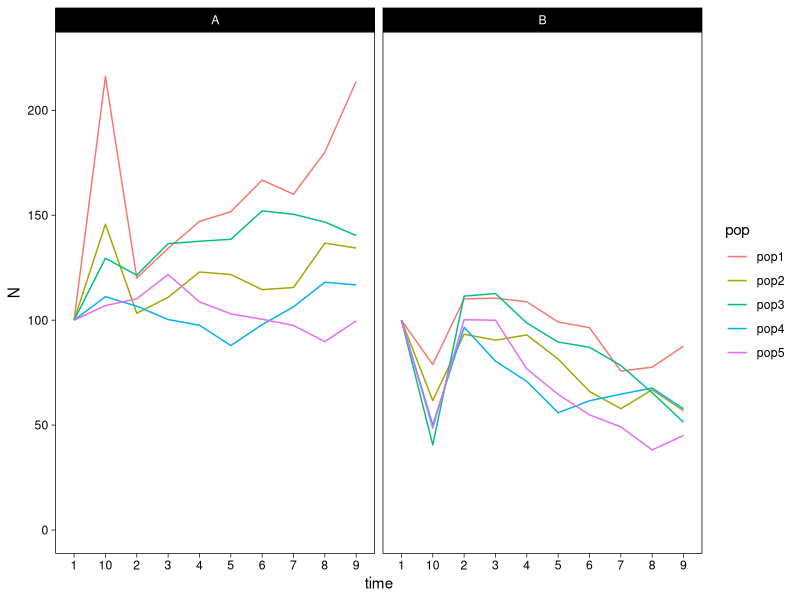
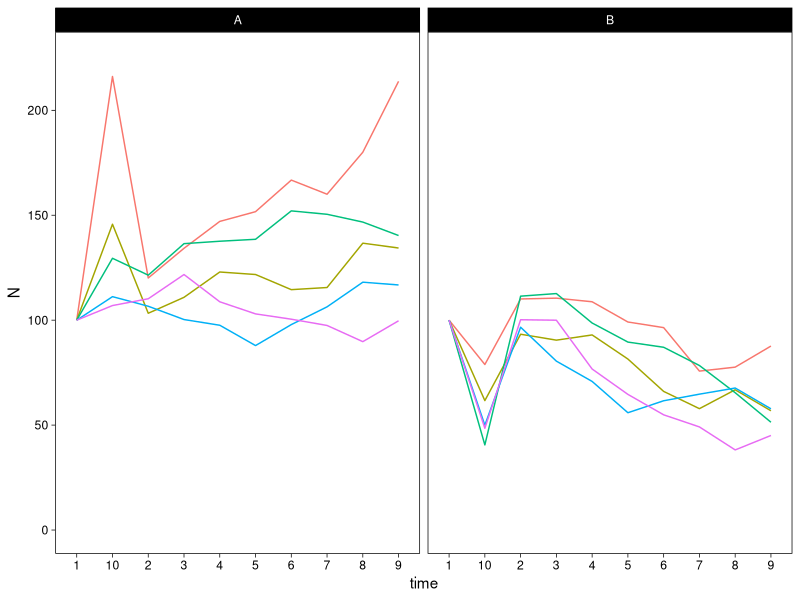

Write the R code that produced these figures, in order. (Note: this script raises an error after producing the figures.)
# Script to simulate population size over time for multiple paired populations 
# that are interacting together

# Interaction coefficient is constant through time
# All populations have the same "true" growth rate
# Observation error is added to the growth rate (varies randomly through time)
# Process error is added to the current population size (varies randomly thorugh time)

# load packages
require(tidyverse)
# set ggplot theme
theme_set(theme_linedraw() + theme(panel.grid = element_blank()))
# set seed for randomization
set.seed(2)

# parameters for simulation ----------------------------------------------------

n_pairs = 5 # number of population pairs to generate
gen = 10 # number of generations
N0 = 100
process = runif(n_pairs*gen, -N0/10, N0/10) # process error (environmental noise)
observation = runif(n_pairs*gen, -0.1, 0.1) # observation error

# current population sizes (t=0)
N0_A = rep(N0, n_pairs)
N0_B = rep(N0, n_pairs)

# growth rate
r = matrix(1, nrow = n_pairs, ncol = gen) 
# add observation error to growth rates
r_error = r + observation

# interaction coefficients (competition)
alpha_AB = -0.0005
alpha_BA = 0.0005

# process error (environmental noise)
proc_error = matrix(process, nrow = n_pairs, ncol = gen)

# run simulation --------------------------------------------------------------- 

# initialize matrix to store results (population sizes)
popsA <- as.matrix(N0_A)
popsB <- as.matrix(N0_B)

# calculate population sizes
# current population size * (growth rate + observation error) + environmental noise
for(t in 2:gen){
  # set A
  temp_A <- popsA[,t-1]*(r_error[,t] + alpha_BA*popsB[,t-1]) + proc_error[,t]
  temp_A[which(temp_A < 0)] <- 0 # assign 0 to negative population sizes
  popsA <- cbind(popsA, temp_A) # append resulting population size to results vector
  # set B
  temp_B <- popsB[,t-1]*(r_error[,t] + alpha_AB*popsA[,t-1]) + proc_error[,t]
  temp_B[which(temp_B < 0)] <- 0 # assign 0 to negative population sizes
  popsB <- cbind(popsB, temp_B) # append resulting population size to results vector
}

# plot results -----------------------------------------------------------------

# create vector of time values for plotting
time <- 1:gen

# function to wrangle the results into long format 
pops_long <- function(pops_df, n = n_pairs, g = gen, set_id) {
  pops_df = as.data.frame(pops_df)
  colnames(pops_df) = time
  pops_df = mutate(.data = pops_df, "popID" = paste(set_id, sprintf("pop%s", 1:n), sep = "-")) %>%
    pivot_longer(cols = 1:all_of(g), names_to = "time", values_to = "N") %>%
    separate(popID, into = c("set", "pop"), sep = "-", remove = FALSE)
}

# bind together
pops = rbind(pops_long(popsA, set_id = "A"), pops_long(popsB, set_id = "B"))

# plot
ggplot(pops) +
  geom_line(aes(x = time, y = N, group = popID, col = pop)) + 
  ylim(c(0, max(pops$N+10))) +
  facet_wrap(~set) 

# plot
ggplot(pops) +
  geom_line(aes(x = time, y = N, group = popID, col = pop)) + 
  ylim(c(0, max(pops$N+10))) +
  facet_wrap(~set) + theme(legend.position = "none")

# save outputs -----------------------------------------------------------------
saveRDS(pops, "simulations/paired_antagonistic_l.RDS")
ggsave(filename = "paired_antagonistic_N.png", path = "figures/", plot = last_plot(),
       width = 7, height = 5, units = "in")
